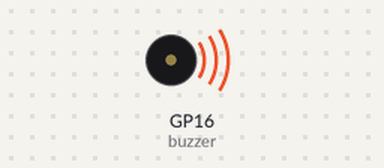
The program below on a simulated Raspberry Pi Pico running MicroPython. Shown: buzzer (waves = sounding). At 0.8 s the program stops and its outputs stay as they are.

Above: at 0.1 s.
At 0.8 s:
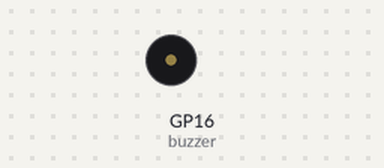
Timing chart, 0 to 2.3 s (numbered marks = the images above):
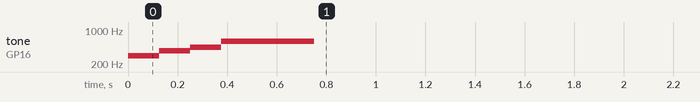

The program:

Sound.py
```python
from machine import Pin, PWM
import time

tune = 442
pin = 16

n = {
"ces": 1975.53,
"c": 2093.00,
"cis": 2217.46,
"des": 2217.46,
"d": 2349.32,
"dis": 2489.02,
"es": 2489.02,
"e": 2637.02,
"fes": 2637.02,
"f": 2793.83,
"eis": 2793.83,
"fis": 2959.96,
"ges": 2959.96,
"g": 3135.96,
"gis": 3322.44,
"as": 3322.44,
"a": 3520.00,
"ais": 3729.31,
"b": 3729.31,
"h": 3951.07
}

def isnumeric(string):
    try:
        float(string)
    except ValueError:
        return False
    return True

def frequency(note_name: str):
    if isnumeric(note_name[-1]):
        octave = int(note_name[-1])
        name = note_name[:-1]
    else:
        octave = 0
        name = note_name
    if name.islower():
        freq = n.get(name.lower()) * (2 ** (octave - 4))
        return round(freq)
    else:
        freq = n.get(name.lower()) * (2 ** (-octave - 5))
        return round(freq)

def play_melody(bpm, m):
    buzzer = PWM(Pin(pin))

    try:
        for f, t in m:
            buzzer.duty_u16(30000)
            buzzer.freq(frequency(f)*tune//440)
            time.sleep(0.9*t*60/bpm)
            buzzer.duty_u16(100)
            time.sleep(0.1*t*60/bpm)
    finally:
        buzzer.deinit()

def play_dur():
    play_melody(120, [
    ("d1", 1.5), ("fis1", 0.5), ("a1", 1), ("d2", 1),
    ("h1", 1), ("d2", 0.5), ("h1", 0.5), ("a1", 2),

    ("g1", 1.5), ("a1", 0.5), ("fis1", 1), ("d1", 1),
    ("e1", 2), ("d1", 2),

    ("a1", 1), ("a1", 1), ("g1", 1), ("g1", 1),
    ("fis1", 1), ("a1", 0.5), ("fis1", 0.5), ("e1", 2),

    ("a1", 1), ("a1", 1), ("g1", 1), ("g1", 1),
    ("fis1", 1), ("a1", 0.5), ("fis1", 0.5), ("e1", 2),

    ("d1", 1.5), ("fis1", 0.5), ("a1", 1), ("d2", 1),
    ("h1", 1), ("d2", 0.5), ("h1", 0.5), ("a1", 2),

    ("g1", 1.5), ("a1", 0.5), ("fis1", 1), ("d1", 1),
    ("e1", 2), ("d1", 2),
    ])

def play_moll():
    play_melody(120, [
    ("d1", 1.5), ("f1", 0.5), ("a1", 1), ("d2", 1),
    ("b1", 1), ("d2", 0.5), ("b1", 0.5), ("a1", 2),

    ("g1", 1.5), ("a1", 0.5), ("f1", 1), ("d1", 1),
    ("e1", 2), ("d1", 2),

    ("a1", 1), ("a1", 1), ("g1", 1), ("g1", 1),
    ("f1", 1), ("a1", 0.5), ("f1", 0.5), ("e1", 2),

    ("a1", 1), ("a1", 1), ("g1", 1), ("g1", 1),
    ("f1", 1), ("a1", 0.5), ("f1", 0.5), ("e1", 2),

    ("d1", 1.5), ("f1", 0.5), ("a1", 1), ("d2", 1),
    ("b1", 1), ("d2", 0.5), ("b1", 0.5), ("a1", 2),

    ("g1", 1.5), ("a1", 0.5), ("f1", 1), ("d1", 1),
    ("e1", 2), ("d1", 2),
    ])

def play_error():
    play_melody(120, [("B", 0.5), ("B", 0.5)])

def play_session():
    play_melody(150, [("e2", 0.5), ("d2", 0.5), ("c2", 0.5), ("d2", 0.5), ("e2", 1)])

def play_connect():
    play_melody(130, [("a2", 0.25), ("a2", 0.25)])

def play_connected():
    play_melody(120, [("d1", 0.25), ("fis1", 0.25), ("a1", 0.25), ("d2", 0.75)])

if __name__ == "__main__":
    play_connected()
```

Measured:
- by itself, tone on GP16 (buzzer): plays 295 Hz for 0.13 s, 371 Hz for 0.13 s, 442 Hz for 0.13 s, 589 Hz for 0.38 s
